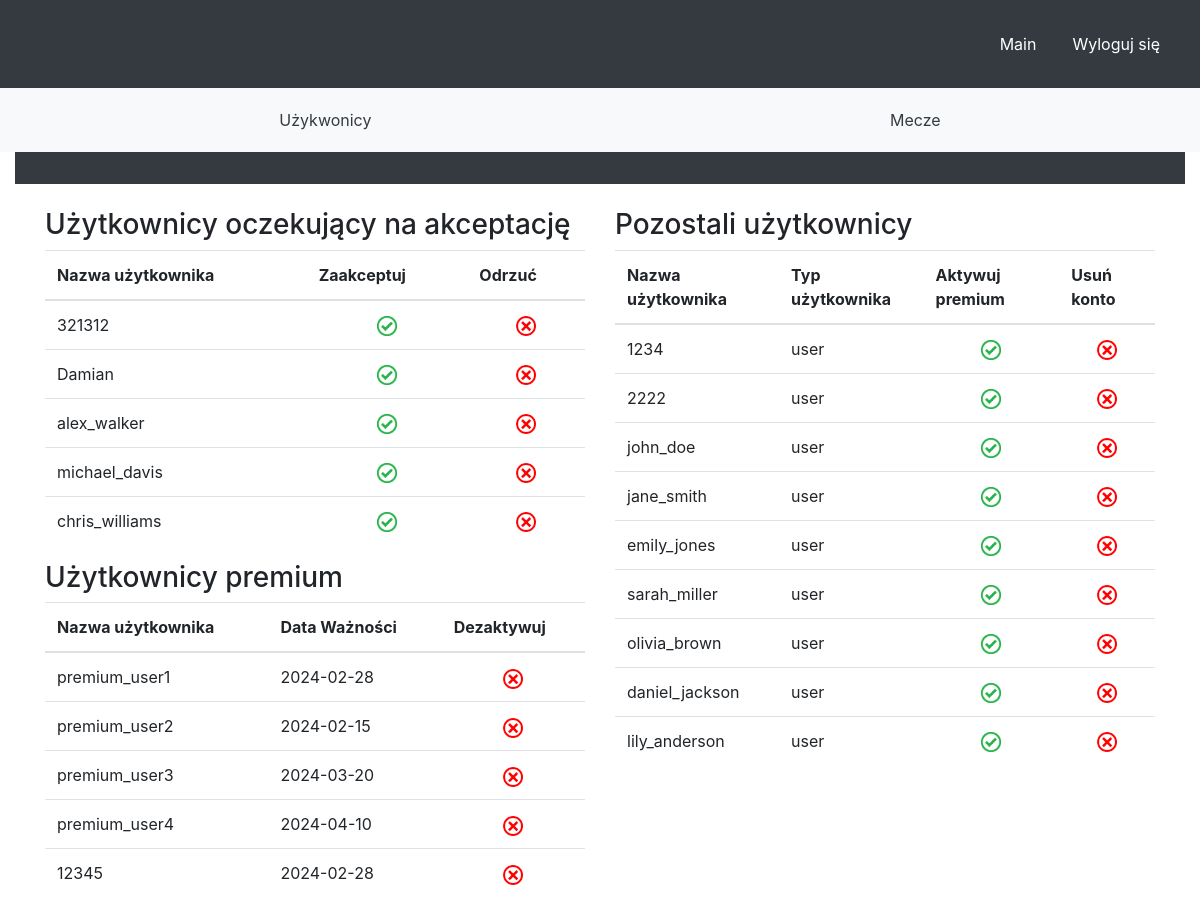
The page /admin on the database its author committed.
### tables this page shows
CREATE TABLE users (
    id INTEGER PRIMARY KEY,
    username TEXT NOT NULL UNIQUE,  -- Dodaj UNIQUE, aby zrobić username unikalnym
    password TEXT NOT NULL,
    user_type TEXT NOT NULL,
    premium_expiration_date TEXT
, confirmed BOOLEAN DEFAULT 0);

### app.py (the view)
@app.route('/admin')
def admin():
    conn = sqlite3.connect('football_teams.db')
    cursor = conn.cursor()
    username = session.get('username', '')
    cursor.execute("""SELECT matches.date, teamsA.team AS teamA, teamsB.team AS teamB, teamsA.logo AS logoA, teamsB.logo AS logoB, matches.matchID
    FROM matches
    INNER JOIN teams AS teamsA ON matches.teamA_id = teamsA.id_team
    INNER JOIN teams AS teamsB ON matches.teamB_id = teamsB.id_team
    WHERE matches.scoreA IS NULL AND matches.scoreB IS NULL and matches.date != 'przelozony'
        ORDER BY matches.date ASC;
    """)
    upcoming_matches = cursor.fetchall()
    cursor.execute("""SELECT matches.date, teamsA.team AS teamA, teamsB.team AS teamB, teamsA.logo AS logoA, teamsB.logo AS logoB, matches.matchID
    FROM matches
    INNER JOIN teams AS teamsA ON matches.teamA_id = teamsA.id_team
    INNER JOIN teams AS teamsB ON matches.teamB_id = teamsB.id_team
    WHERE matches.scoreA IS NULL AND matches.scoreB IS NULL and matches.date = 'przelozony'
        ORDER BY matches.date ASC;
    """)
    postponed_matches = cursor.fetchall()
    cursor.execute("SELECT * FROM users WHERE confirmed = 0")
    users_waiting_approval = cursor.fetchall()
    cursor.execute("SELECT * FROM users WHERE user_type = 'user_premium'")
    premium_users = cursor.fetchall()
    cursor.execute("SELECT * FROM users WHERE confirmed = 1 And user_type = 'user'")
    other_users = cursor.fetchall()
    conn.close()
    conn.close()
    return render_template('admin.html', upcoming_matches=upcoming_matches,postponed_matches=postponed_matches, username=username, users_waiting_approval=users_waiting_approval,
                           premium_users=premium_users,
                           other_users=other_users)

### app.py (called while the page is built)
@app.before_request
def set_default_user_type():
    if 'user_type' not in session:
        session['user_type'] = 'guest'

### templates/admin.html (shortened to what this page needs)
<!DOCTYPE html>
<html lang="en">
<head>
    <link rel="stylesheet" href="https://maxcdn.bootstrapcdn.com/bootstrap/4.5.2/css/bootstrap.min.css">
    <link rel="stylesheet" type="text/css" href="{{ url_for('static', filename='style.css') }}">
</head>
<body>
    <header class="bg-dark text-danger p-3">
        <nav class="navbar navbar-expand-lg navbar-dark">
            <div class="collapse navbar-collapse" id="navbarNav">
                <ul class="navbar-nav ml-auto">
                    <li class="nav-item"><a class="nav-link text-white" href="/">Main</a></li>
                    <li class="nav-item"><a class="nav-link text-white" href="/logout">Wyloguj się</a></li>
                </ul>
            </div>
        </nav>
    </header>
    <div class="main-menu">
        <ul class="nav">
            <li class="nav-item"><a class="nav-link-main text-light" onclick="showAdminUsers()">Użykwonicy</a></li>
            <li class="nav-item"><a class="nav-link-main text-light" onclick="showAdminMatches()">Mecze</a></li>
        </ul>
    </div>
    <div class="container-fluid">
        <header class="bg-dark text-danger p-3">
        </header>
        <div class="container mt-4" id="adminUsers">
            <div class="row">
                <div class="col-md-6">
                    <h3>Użytkownicy oczekujący na akceptację</h3>
                    <table class="table">
                        <thead>
                            <tr>
                                <th>Nazwa użytkownika</th>
                                <th>Zaakceptuj</th>
                                <th>Odrzuć</th>
                            </tr>
                        </thead>
                        <tbody>
                            {% for user in users_waiting_approval %}
                                <tr>
                                    <td>{{ user[1] }}</td>
                                    <td style="text-align: center;">
                                        <img src="/static/green_tick.png" style="height: 20px;" class="accept" data-userid="{{ user[0] }}" alt="Zaakceptuj">
                                    </td>
                                    <td style="text-align: center;">
                                        <img src="/static/red_x.png" style="height: 20px;" class="reject" data-userid="{{ user[0] }}" alt="Odrzuć">
                                    </td>
                                </tr>
                            {% endfor %}
                        </tbody>
                    </table>
                    <h3>Użytkownicy premium</h3>
                    <table class="table">
                        <thead>
                            <tr>
                                <th>Nazwa użytkownika</th>
                                <th>Data Ważności</th>
                                <th>Dezaktywuj</th>
                            </tr>
                        </thead>
                        <tbody>
                            {% for user in premium_users %}
                                <tr>
                                    <td>{{ user[1] }}</td>
                                    <td>{{ user[4] }}</td>
                                    <td style="text-align: center;">
                                        <img src="/static/red_x.png" style="height: 20px;" class="deactivate" data-userid="{{ user[0] }}" alt="Odrzuć">
                                    </td>
                                </tr>
                            {% endfor %}
                        </tbody>
                    </table>
                </div>
                <div class="col-md-6">
                    <h3>Pozostali użytkownicy</h3>
                    <table class="table">
                        <thead>
                            <tr>
                                <th>Nazwa użytkownika</th>
                                <th>Typ użytkownika</th>
                                <th>Aktywuj premium</th>
                                <th>Usuń konto</th>
                            </tr>
                        </thead>
                        <tbody>
                            {% for user in other_users %}
                                <tr>
                                    <td>{{ user[1] }}</td>
                                    <td>{{ user[3] }}</td>
                                    <td style="text-align: center;">
                                        <img src="/static/green_tick.png" style="height: 20px;" class="activate" data-userid="{{ user[0] }}" alt="Zaakceptuj">
                                    </td>
                                    <td style="text-align: center;">
                                        <img src="/static/red_x.png" style="height: 20px;" class="delete" data-userid="{{ user[0] }}" alt="Zaakceptuj">
                                    </td>
                                </tr>
                            {% endfor %}
                        </tbody>
                    </table>
                </div>
            </div>
        </div>
</body>
</html>

### static/style.css (style rules this page uses)
html, body { width: 100%; margin: 0; padding: 0; }
.main-menu { background-color: #f8f9fa; padding: 10px; }
.nav { width: 100%; display: flex; justify-content: space-around; list-style: none; padding: 0; }
.nav-item { text-align: center; }
.nav-link-main { color: #343a40 !important; text-decoration: none; padding: 10px; display: block; }
ul { list-style-type: none; padding: 0; }
li { display: inline; margin-left: 20px; }
img { max-height: 50px; }

### rows shown on the page
users: username "321312"
users: username "Damian"
users: username "alex_walker"
users: username "michael_davis"
users: username "chris_williams"
users: username "premium_user1", premium_expiration_date "2024-02-28"
users: username "premium_user2", premium_expiration_date "2024-02-15"
users: username "premium_user3", premium_expiration_date "2024-03-20"
users: username "premium_user4", premium_expiration_date "2024-04-10"
users: username "12345", premium_expiration_date "2024-02-28"
users: username "1234", user_type "user"
users: username "2222", user_type "user"
users: username "john_doe", user_type "user"
users: username "jane_smith", user_type "user"
users: username "emily_jones", user_type "user"
users: username "sarah_miller", user_type "user"
users: username "olivia_brown", user_type "user"
users: username "daniel_jackson", user_type "user"
users: username "lily_anderson", user_type "user"
